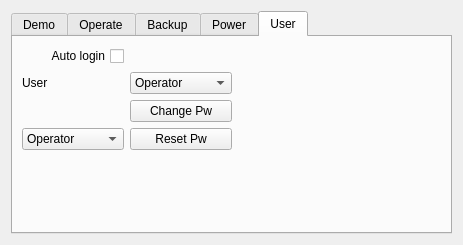
<?xml version="1.0" encoding="UTF-8"?>
<ui version="4.0">
 <class>MaintainPage</class>
 <widget class="QWidget" name="MaintainPage">
  <property name="geometry">
   <rect>
    <x>0</x>
    <y>0</y>
    <width>463</width>
    <height>245</height>
   </rect>
  </property>
  <property name="windowTitle">
   <string>Form</string>
  </property>
  <layout class="QVBoxLayout" name="verticalLayout">
   <item>
    <widget class="QTabWidget" name="tabWidget">
     <property name="currentIndex">
      <number>4</number>
     </property>
     <widget class="QWidget" name="tab_3">
      <attribute name="title">
       <string>Demo</string>
      </attribute>
      <layout class="QGridLayout" name="gridLayout">
       <item row="0" column="1">
        <widget class="QPushButton" name="btnDemo">
         <property name="maximumSize">
          <size>
           <width>100</width>
           <height>16777215</height>
          </size>
         </property>
         <property name="toolTip">
          <string>Run the slected demo</string>
         </property>
         <property name="text">
          <string>start</string>
         </property>
         <property name="icon">
          <iconset resource="../../../res/res.qrc">
           <normaloff>:/res/image/icon/play-circle.png</normaloff>:/res/image/icon/play-circle.png</iconset>
         </property>
        </widget>
       </item>
       <item row="0" column="0">
        <widget class="QComboBox" name="cmbDemo">
         <item>
          <property name="text">
           <string>Demo1</string>
          </property>
         </item>
         <item>
          <property name="text">
           <string>Demo2</string>
          </property>
         </item>
        </widget>
       </item>
       <item row="1" column="0" colspan="3">
        <widget class="QTextEdit" name="txtDemoInfo">
         <property name="enabled">
          <bool>false</bool>
         </property>
        </widget>
       </item>
       <item row="1" column="3">
        <widget class="QLabel" name="label_3">
         <property name="sizePolicy">
          <sizepolicy hsizetype="Preferred" vsizetype="Preferred">
           <horstretch>1</horstretch>
           <verstretch>0</verstretch>
          </sizepolicy>
         </property>
         <property name="text">
          <string/>
         </property>
         <property name="scaledContents">
          <bool>false</bool>
         </property>
         <property name="alignment">
          <set>Qt::AlignLeading|Qt::AlignLeft|Qt::AlignTop</set>
         </property>
        </widget>
       </item>
       <item row="0" column="2" colspan="2">
        <spacer name="horizontalSpacer">
         <property name="orientation">
          <enum>Qt::Horizontal</enum>
         </property>
         <property name="sizeHint" stdset="0">
          <size>
           <width>40</width>
           <height>20</height>
          </size>
         </property>
        </spacer>
       </item>
      </layout>
     </widget>
     <widget class="QWidget" name="tab">
      <attribute name="title">
       <string>Operate</string>
      </attribute>
      <layout class="QGridLayout" name="gridLayout_3">
       <item row="5" column="0" colspan="3">
        <spacer name="verticalSpacer">
         <property name="orientation">
          <enum>Qt::Vertical</enum>
         </property>
         <property name="sizeHint" stdset="0">
          <size>
           <width>355</width>
           <height>149</height>
          </size>
         </property>
        </spacer>
       </item>
       <item row="1" column="0">
        <widget class="QPushButton" name="btnHistory">
         <property name="toolTip">
          <string>Show the version history</string>
         </property>
         <property name="text">
          <string>History</string>
         </property>
         <property name="icon">
          <iconset resource="../../../res/res.qrc">
           <normaloff>:/res/image/icon/history.png</normaloff>:/res/image/icon/history.png</iconset>
         </property>
        </widget>
       </item>
       <item row="0" column="2">
        <spacer name="horizontalSpacer_3">
         <property name="orientation">
          <enum>Qt::Horizontal</enum>
         </property>
         <property name="sizeHint" stdset="0">
          <size>
           <width>40</width>
           <height>20</height>
          </size>
         </property>
        </spacer>
       </item>
       <item row="2" column="0">
        <widget class="QPushButton" name="btnFold">
         <property name="toolTip">
          <string>Fold the device for package</string>
         </property>
         <property name="text">
          <string>Fold</string>
         </property>
         <property name="icon">
          <iconset resource="../../../res/res.qrc">
           <normaloff>:/res/image/icon/201.png</normaloff>:/res/image/icon/201.png</iconset>
         </property>
        </widget>
       </item>
       <item row="0" column="0">
        <widget class="QPushButton" name="btnUpdate">
         <property name="toolTip">
          <string>Update the device</string>
         </property>
         <property name="text">
          <string>Update</string>
         </property>
         <property name="icon">
          <iconset resource="../../../res/res.qrc">
           <normaloff>:/res/image/icon/upgrade.png</normaloff>:/res/image/icon/upgrade.png</iconset>
         </property>
        </widget>
       </item>
       <item row="3" column="0">
        <widget class="QPushButton" name="btnReset">
         <property name="toolTip">
          <string>Restore the factory settings</string>
         </property>
         <property name="text">
          <string>Reset</string>
         </property>
         <property name="icon">
          <iconset resource="../../../res/res.qrc">
           <normaloff>:/res/image/icon/ErrorSetting.png</normaloff>:/res/image/icon/ErrorSetting.png</iconset>
         </property>
        </widget>
       </item>
       <item row="4" column="0">
        <widget class="QPushButton" name="btnBuild">
         <property name="toolTip">
          <string>Match the components of the device</string>
         </property>
         <property name="text">
          <string>Build</string>
         </property>
         <property name="icon">
          <iconset resource="../../../res/res.qrc">
           <normaloff>:/res/image/icon/build.png</normaloff>:/res/image/icon/build.png</iconset>
         </property>
        </widget>
       </item>
      </layout>
     </widget>
     <widget class="QWidget" name="tab_5">
      <attribute name="title">
       <string>Backup</string>
      </attribute>
      <layout class="QGridLayout" name="gridLayout_5">
       <item row="4" column="0" colspan="2">
        <widget class="QPushButton" name="btnClearBackup">
         <property name="toolTip">
          <string>Clear all backups</string>
         </property>
         <property name="text">
          <string>Clear Backup</string>
         </property>
         <property name="icon">
          <iconset resource="../../../res/res.qrc">
           <normaloff>:/res/image/icon/trash.png</normaloff>:/res/image/icon/trash.png</iconset>
         </property>
        </widget>
       </item>
       <item row="1" column="0" rowspan="2" colspan="2">
        <widget class="QPushButton" name="btnRestore">
         <property name="toolTip">
          <string>Restore the settings from backup</string>
         </property>
         <property name="text">
          <string>Restore</string>
         </property>
         <property name="icon">
          <iconset resource="../../../res/res.qrc">
           <normaloff>:/res/image/icon/guanlianshebei.png</normaloff>:/res/image/icon/guanlianshebei.png</iconset>
         </property>
        </widget>
       </item>
       <item row="0" column="0" colspan="2">
        <widget class="QPushButton" name="btnBackup">
         <property name="toolTip">
          <string>Backup the device settings</string>
         </property>
         <property name="text">
          <string>Backup</string>
         </property>
         <property name="icon">
          <iconset resource="../../../res/res.qrc">
           <normaloff>:/res/image/icon/fuzhi.png</normaloff>:/res/image/icon/fuzhi.png</iconset>
         </property>
        </widget>
       </item>
       <item row="5" column="0">
        <spacer name="verticalSpacer_4">
         <property name="orientation">
          <enum>Qt::Vertical</enum>
         </property>
         <property name="sizeHint" stdset="0">
          <size>
           <width>20</width>
           <height>40</height>
          </size>
         </property>
        </spacer>
       </item>
       <item row="3" column="0" colspan="2">
        <widget class="QPushButton" name="btnExport">
         <property name="toolTip">
          <string>Export the setting to local disk</string>
         </property>
         <property name="text">
          <string>Export</string>
         </property>
         <property name="icon">
          <iconset resource="../../../res/res.qrc">
           <normaloff>:/res/image/icon/icon_baocun.png</normaloff>:/res/image/icon/icon_baocun.png</iconset>
         </property>
        </widget>
       </item>
       <item row="0" column="2">
        <spacer name="horizontalSpacer_5">
         <property name="orientation">
          <enum>Qt::Horizontal</enum>
         </property>
         <property name="sizeHint" stdset="0">
          <size>
           <width>40</width>
           <height>20</height>
          </size>
         </property>
        </spacer>
       </item>
      </layout>
     </widget>
     <widget class="QWidget" name="tab_2">
      <attribute name="title">
       <string>Power</string>
      </attribute>
      <layout class="QGridLayout" name="gridLayout_2">
       <item row="0" column="0">
        <widget class="QPushButton" name="btnRestart">
         <property name="toolTip">
          <string>Reboot the device</string>
         </property>
         <property name="text">
          <string>Restart</string>
         </property>
         <property name="icon">
          <iconset resource="../../../res/res.qrc">
           <normaloff>:/res/image/icon/332.png</normaloff>:/res/image/icon/332.png</iconset>
         </property>
        </widget>
       </item>
       <item row="1" column="0">
        <widget class="QPushButton" name="btnShutDown">
         <property name="toolTip">
          <string>Shutdown the device</string>
         </property>
         <property name="text">
          <string>Shutdown</string>
         </property>
         <property name="icon">
          <iconset resource="../../../res/res.qrc">
           <normaloff>:/res/image/icon/246.png</normaloff>:/res/image/icon/246.png</iconset>
         </property>
        </widget>
       </item>
       <item row="2" column="0">
        <spacer name="verticalSpacer_2">
         <property name="orientation">
          <enum>Qt::Vertical</enum>
         </property>
         <property name="sizeHint" stdset="0">
          <size>
           <width>20</width>
           <height>40</height>
          </size>
         </property>
        </spacer>
       </item>
       <item row="0" column="1">
        <spacer name="horizontalSpacer_2">
         <property name="orientation">
          <enum>Qt::Horizontal</enum>
         </property>
         <property name="sizeHint" stdset="0">
          <size>
           <width>40</width>
           <height>20</height>
          </size>
         </property>
        </spacer>
       </item>
      </layout>
     </widget>
     <widget class="QWidget" name="tab_4">
      <attribute name="title">
       <string>User</string>
      </attribute>
      <layout class="QGridLayout" name="gridLayout_4">
       <item row="3" column="0">
        <widget class="QComboBox" name="cmbRstUser">
         <property name="toolTip">
          <string>Reset user</string>
         </property>
         <item>
          <property name="text">
           <string>Operator</string>
          </property>
         </item>
         <item>
          <property name="text">
           <string>Administrator</string>
          </property>
         </item>
        </widget>
       </item>
       <item row="2" column="1">
        <widget class="QPushButton" name="btnChange">
         <property name="toolTip">
          <string>Change password</string>
         </property>
         <property name="text">
          <string>Change Pw</string>
         </property>
        </widget>
       </item>
       <item row="4" column="1">
        <spacer name="verticalSpacer_3">
         <property name="orientation">
          <enum>Qt::Vertical</enum>
         </property>
         <property name="sizeHint" stdset="0">
          <size>
           <width>20</width>
           <height>40</height>
          </size>
         </property>
        </spacer>
       </item>
       <item row="1" column="3">
        <spacer name="horizontalSpacer_4">
         <property name="orientation">
          <enum>Qt::Horizontal</enum>
         </property>
         <property name="sizeHint" stdset="0">
          <size>
           <width>40</width>
           <height>20</height>
          </size>
         </property>
        </spacer>
       </item>
       <item row="3" column="1">
        <widget class="QPushButton" name="btnResetPw">
         <property name="toolTip">
          <string>Reset the password</string>
         </property>
         <property name="text">
          <string>Reset Pw</string>
         </property>
        </widget>
       </item>
       <item row="1" column="0">
        <widget class="QLabel" name="label">
         <property name="text">
          <string>User</string>
         </property>
        </widget>
       </item>
       <item row="1" column="1">
        <widget class="QComboBox" name="cmbUser">
         <property name="toolTip">
          <string>Current user role</string>
         </property>
         <item>
          <property name="text">
           <string>Operator</string>
          </property>
         </item>
         <item>
          <property name="text">
           <string>Administrator</string>
          </property>
         </item>
        </widget>
       </item>
       <item row="0" column="0">
        <widget class="QCheckBox" name="chkAutoLogin">
         <property name="toolTip">
          <string>Auto login</string>
         </property>
         <property name="layoutDirection">
          <enum>Qt::RightToLeft</enum>
         </property>
         <property name="text">
          <string>Auto login</string>
         </property>
        </widget>
       </item>
       <item row="0" column="2" rowspan="4">
        <widget class="QLabel" name="label_2">
         <property name="maximumSize">
          <size>
           <width>100</width>
           <height>100</height>
          </size>
         </property>
         <property name="text">
          <string/>
         </property>
         <property name="pixmap">
          <pixmap resource="../../../res/res.qrc">:/res/image/icon/51.png</pixmap>
         </property>
         <property name="scaledContents">
          <bool>true</bool>
         </property>
         <property name="alignment">
          <set>Qt::AlignLeading|Qt::AlignLeft|Qt::AlignTop</set>
         </property>
        </widget>
       </item>
      </layout>
     </widget>
    </widget>
   </item>
  </layout>
 </widget>
 <resources>
  <include location="../../../res/res.qrc"/>
 </resources>
 <connections/>
</ui>
